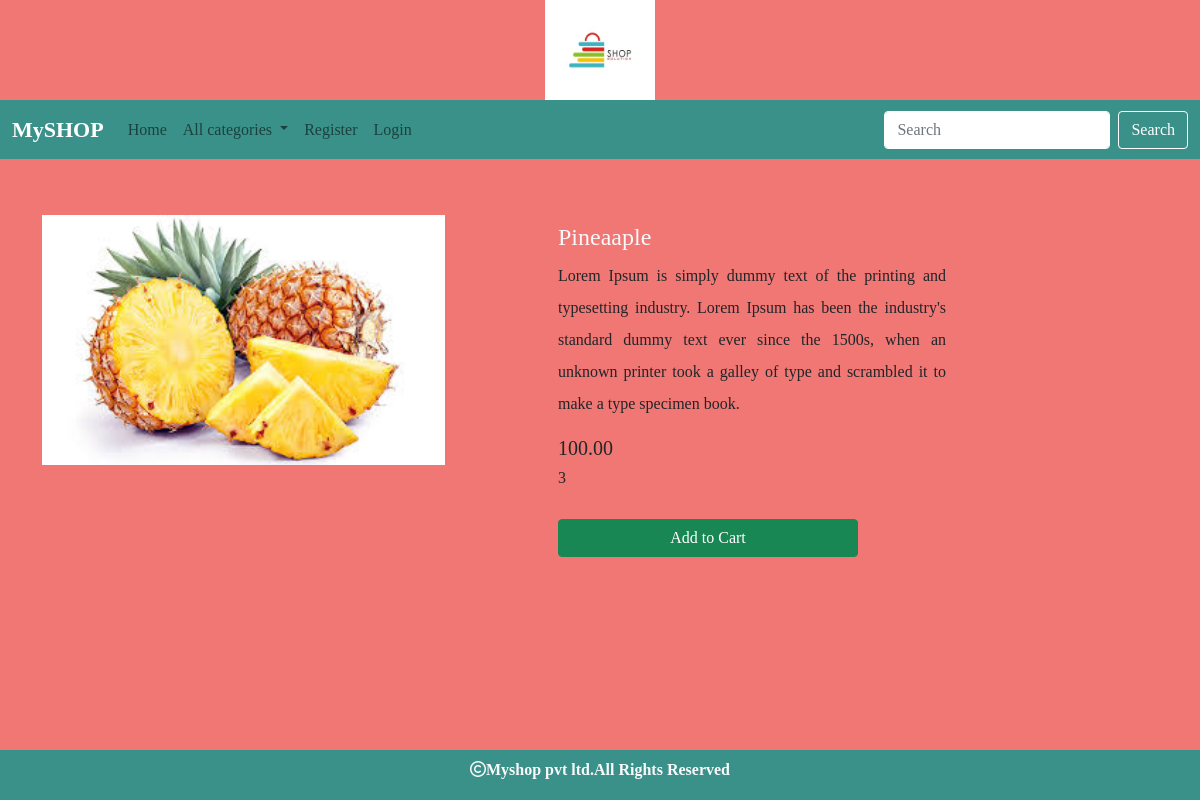
/detail/17, run on the app's committed database.
### shop/models.py (models this page shows, shortened)
class Product(models.Model):
    name = models.CharField(max_length=30)
    desc = models.TextField()
    image = models.ImageField(upload_to='products', null=True, blank=True)
    price= models.DecimalField(max_digits=10,decimal_places=2)
    stock=models.IntegerField()
    available=models.BooleanField(default=True)
    created=models.DateTimeField(auto_now_add=True) #one time
    updated=models.DateTimeField(auto_now=True) #every time we update records
    category=models.ForeignKey(Category,on_delete=models.CASCADE)

### shop/views.py (the view)
# urls.py: path('detail/<int:p>',views.showdetail,name="detail"),
def showdetail(request,p):
    p=Product.objects.get(id=p)
    return render(request,'detail.html',{'p':p})

### cart/context_processors.py (called while the page is built, shortened)
def total(request):
    count=0
    return {'count':count}

### shop/context_processors.py (called while the page is built)
def links(request):
    c=Category.objects.all()
    return {'links':c}

### templates/detail.html
{% extends 'base.html' %}
{% block content %}
<div class="container mt-6">
    <div class="row mt-5">
        <div class="col-4 me-5">
            <img class="mt-2" src="{{p.image.url}}" height="250px width:300px;">
        </div>
        <div class="col-5 me-3 mt-2 pt-2" style="padding-left:100px;width:500px;" >
            <h4 class="text-light">{{p.name}}</h4>
            <p style="text-align:justify;line-height:2;">{{p.desc}}</p>
            <h5 class="mt-2">{{p.price}}</h5>
            <h6 class="mt-2">{{p.stock}}</h6>
            {% if user.is_superuser == True %}
            {% if p.stock > 0 %}
           <h3 class="text-light">In Stock</h3>
             <a href="{% url 'admin:index' %}" class="btn btn-success mt-4" style="width:300px;">Add Stock</a>
            {% else %}
            <h3 class="text-light"> Out of Stock</h3>
             <a href="{% url 'admin:index' %}" class="btn btn-success mt-4" style="width:300px;">Add Stock</a>
            {% endif %}
            {% else %}
            {% if p.stock > 0 %}
            <a href="{% url 'cart:addtocart' p.id %}" class="btn btn-success mt-4" style="width:300px;">Add to Cart</a>
            {% else %}
            <h3 class="text-light">Out of Stock</h3>
            {% endif %}
            {% endif %}
        </div>
    </div>
</div>
{% endblock %}

### static/css/style.css (style rules this page uses)
body { background-color:#f07773; font-family: "Zilla Slab", serif; font-optical-sizing: auto; font-weight: 300; font-style: normal; font-variation-settings: "wdth" 100; }

### data on the page
Product: image (picture), name "Pineaaple", desc "Lorem Ipsum is simply dummy text of the printing and typesetting industry. Lorem Ipsum has been the industry's standard dummy text ever since the 1500s, when an unknown printer took a galley of type and scrambled it to make a type specimen book.", price "100.00", stock "3"
